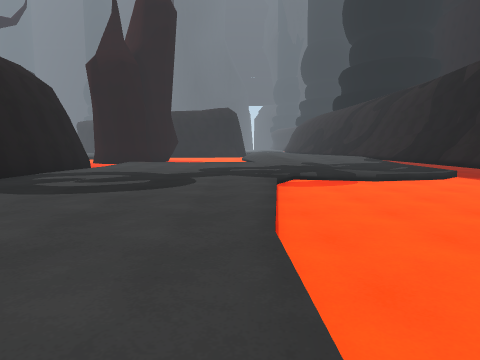
view 1 (above)

24 first-person views from a walk through a scene from a Unity 3-D project. The camera is 1.2 m above the floor, tilts 6° down and sees 75° across. The floor is counted in squares, 2 m on a side. Each view is taken from the middle of a square. On the plan, view 1 faces up. The plan holds only what a view shows up to about 9 squares ahead; the rest is blank. The place goes on beyond the plan.

view 2
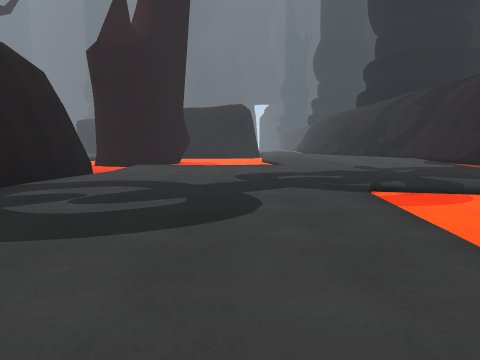

view 3
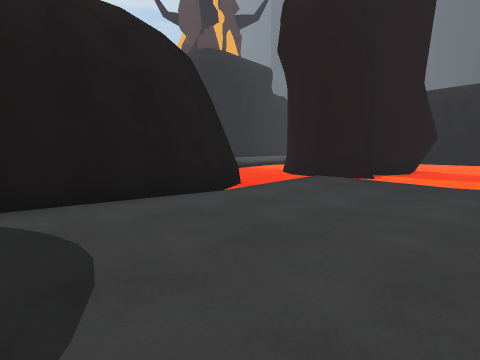

view 4
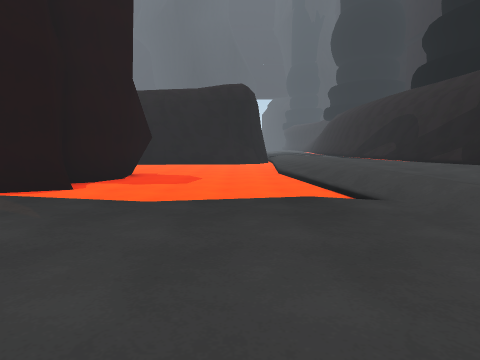

view 5
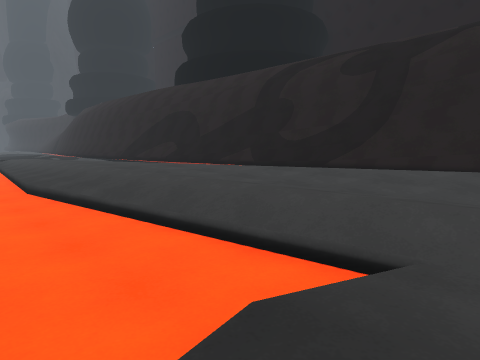

view 6
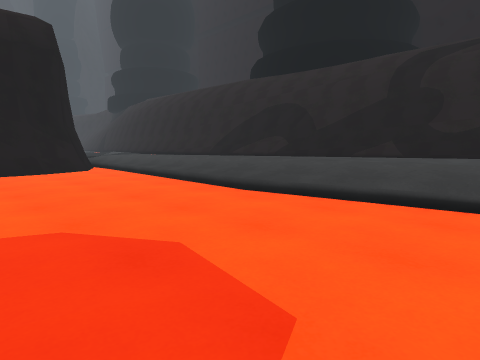

view 7
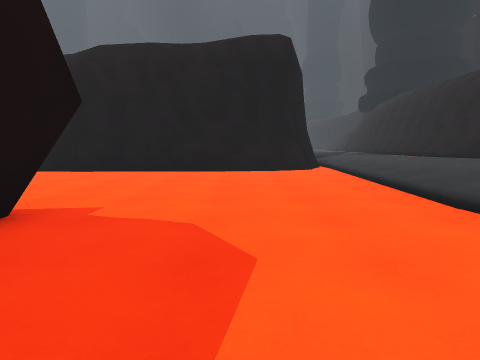

view 8
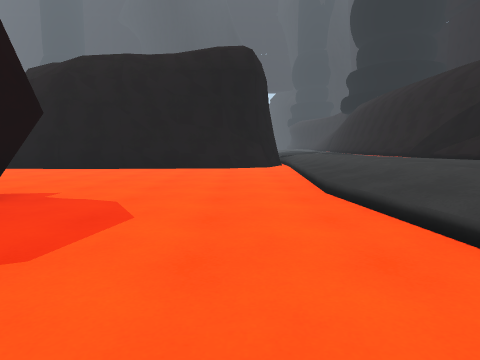

view 9
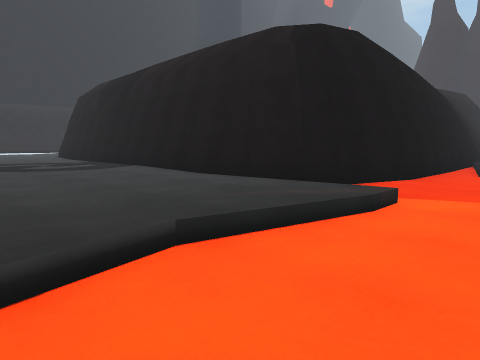

view 10
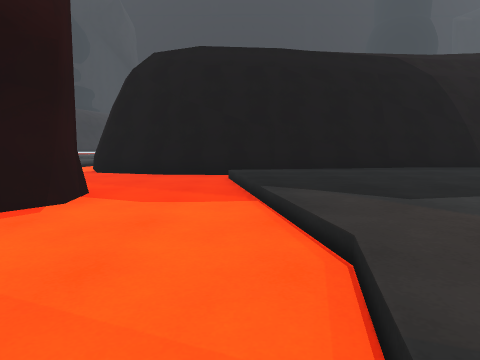

view 11
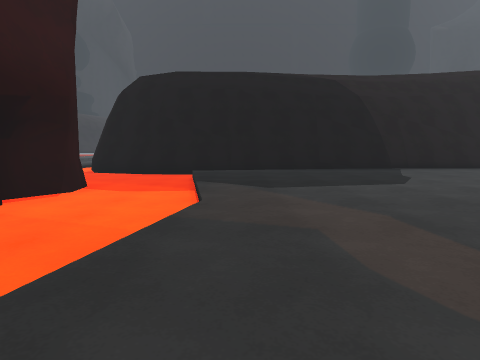

view 12
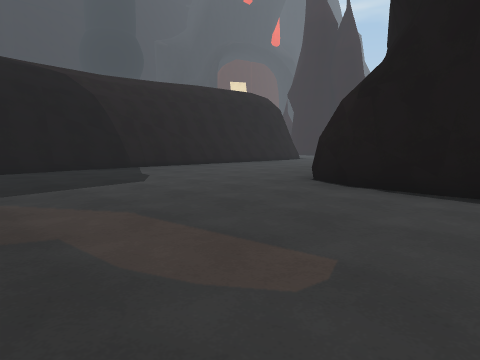

view 13
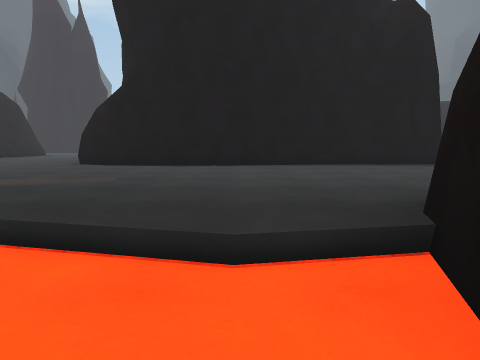

view 14
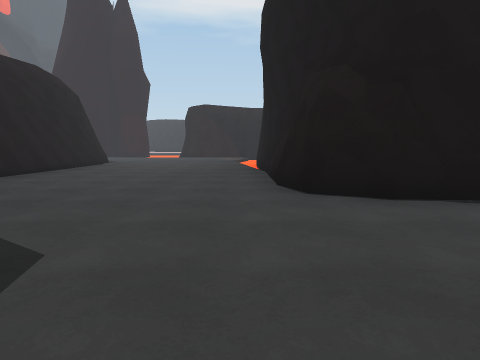

view 15
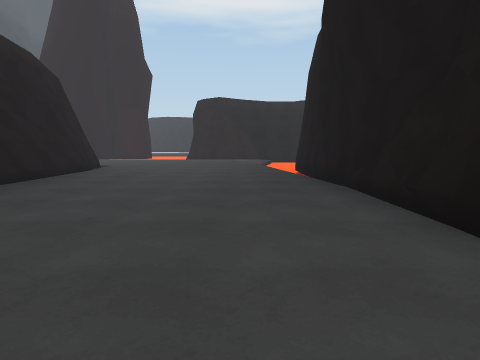

view 16
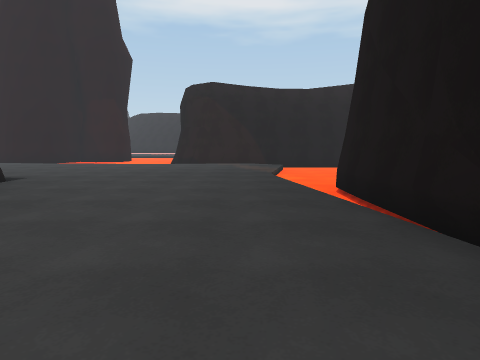

view 17
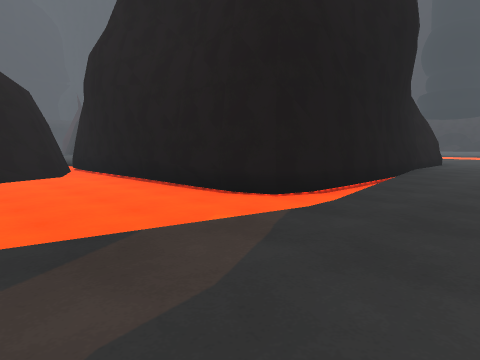

view 18
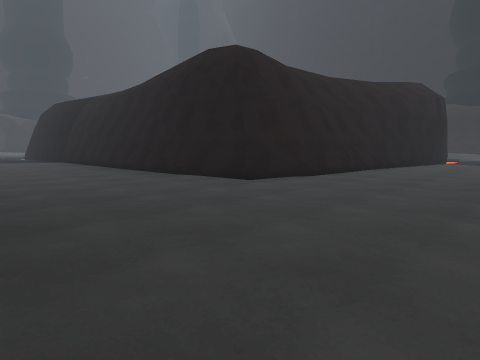

view 19
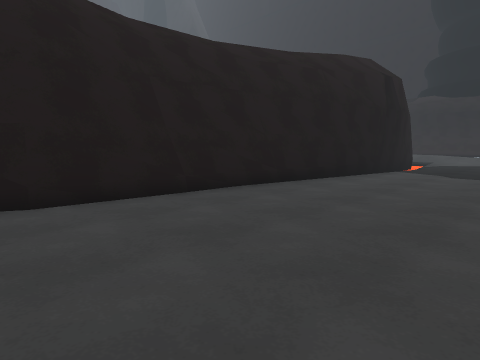

view 20
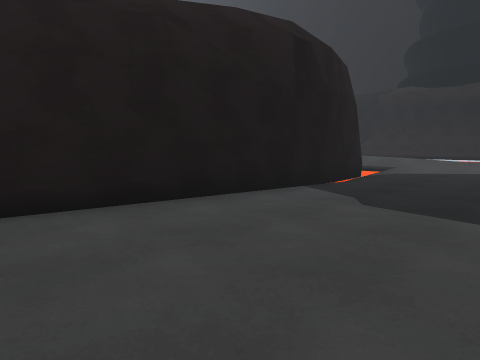

view 21
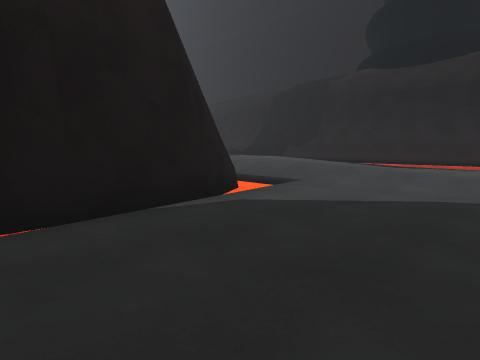

view 22
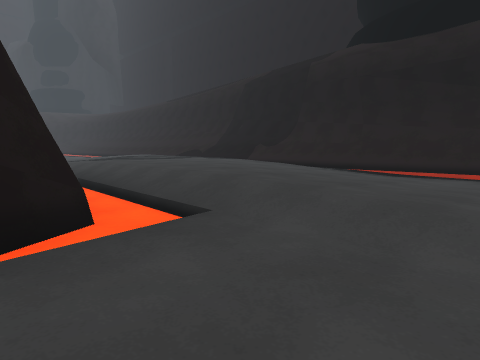

view 23
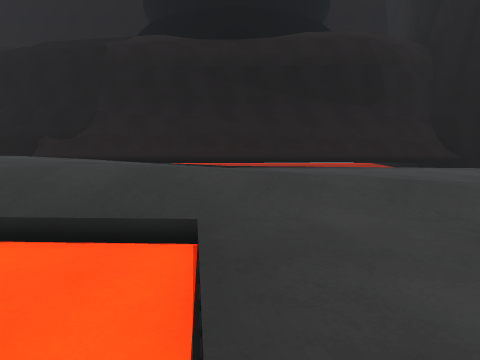

view 24
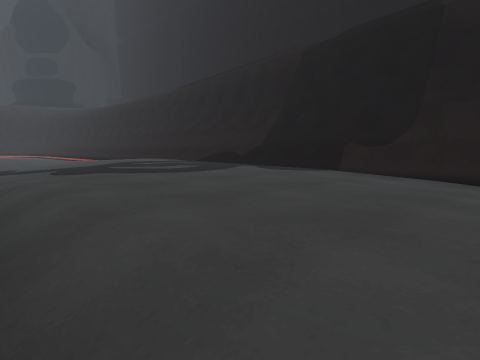

### Floor plan
Key: @ floor where view 1 was taken; # wall or solid block; . main floor; : floor 0.25 m higher than the main floor; - floor 0.25 m lower than the main floor; + floor 0.5 m higher than the main floor; / step, stairs or slope.
Columns run from 28 left of view 1 to 6 right of it. Each row starts with its distance up from view 1.
 26              #..
 25   ###        #....          #
 24  ##-#        #.....##      ##/   #
 23  ---#        #...../########-/   #
 22  ---#        #...../---------//  #
 21  ---#        #...../- -------/+  #
 20  ---#        #...../  -------/+  #
 19 ----#        #...../-  -----//+/ #
 18 ----##########.....---  #---//++ ##
 17 .//-///............---  #----/++ ##
 16 ...................--####----/:://#
 15 .................../-####----/::+/#
 14 .................../--//-----/:://#
 13 ..................//----/---//:.//#
 12 .....#################--...../:   #
 11 ....##               ##-...../:.//#
 10 ....#                 ##...../:.:/#
  9 ....#                  #...../:..:#
  8 ....#                  #...../....#
  7 ....#                  #.....////-#
  6 ....#                  #.....-----
  5 ....#                  #.....----
  4 ...##                    ....---
  3 ...#                     ....---
  2 ...#                      ...--
  1 ...##                      ..-
  0 .../#                       @
 -1 .../#
 -2 .../#
 -3  /////////
 -4  ::+++++++////..
 -5 ..///+++++++///.
 -6 ...///++++++++/
 -7 ....:::+++++++
 -8 //////////////
 -9 ########/////
-10        #####

Positions as (right, up) in squares from view 1, and headings:
1: (0, 0), facing up
2: (-1, 2), facing up
3: (-1, 7), facing up-left
4: (-1, 9), facing up
5: (-1, 12), facing up-right
6: (-3, 15), facing up-right
7: (-2, 15), facing up
8: (-1, 14), facing up
9: (-1, 14), facing down-left
10: (-9, 19), facing down
11: (-10, 21), facing down
12: (-10, 21), facing down-left
13: (-7, 22), facing left
14: (-11, 17), facing left
15: (-14, 16), facing left
16: (-18, 16), facing left
17: (-28, 15), facing up-right
18: (-28, 16), facing down-right
19: (-28, 11), facing down-right
20: (-28, 7), facing down-right
21: (-28, 2), facing down-right
22: (-27, -1), facing down-right
23: (-25, -1), facing down
24: (-23, -3), facing down-right
